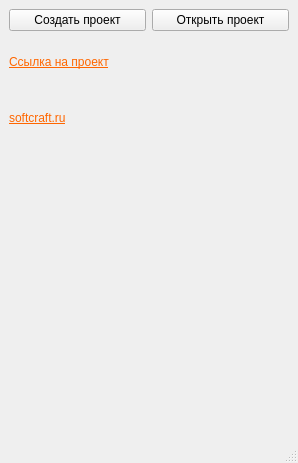
<?xml version="1.0" encoding="UTF-8"?>
<ui version="4.0">
 <class>MainWindow</class>
 <widget class="QMainWindow" name="MainWindow">
  <property name="geometry">
   <rect>
    <x>0</x>
    <y>0</y>
    <width>298</width>
    <height>463</height>
   </rect>
  </property>
  <property name="sizePolicy">
   <sizepolicy hsizetype="Ignored" vsizetype="Ignored">
    <horstretch>0</horstretch>
    <verstretch>0</verstretch>
   </sizepolicy>
  </property>
  <property name="windowTitle">
   <string>MainWindow</string>
  </property>
  <widget class="QWidget" name="centralwidget">
   <layout class="QVBoxLayout" name="verticalLayout_2">
    <item>
     <layout class="QVBoxLayout" name="verticalLayout">
      <item>
       <layout class="QHBoxLayout" name="horizontalLayout_2">
        <item>
         <widget class="QPushButton" name="pushButton">
          <property name="text">
           <string>Создать проект</string>
          </property>
         </widget>
        </item>
        <item>
         <widget class="QPushButton" name="pushButton_2">
          <property name="text">
           <string>Открыть проект</string>
          </property>
         </widget>
        </item>
       </layout>
      </item>
     </layout>
    </item>
    <item>
     <widget class="QLabel" name="label">
      <property name="minimumSize">
       <size>
        <width>0</width>
        <height>50</height>
       </size>
      </property>
      <property name="text">
       <string>&lt;a href=&quot;https://github.com/SamuraiGalahad/PifagorIDE&quot; style=&quot;color:#FF6600;&quot;&gt;Ссылка на проект&lt;/a&gt;</string>
      </property>
      <property name="openExternalLinks">
       <bool>true</bool>
      </property>
     </widget>
    </item>
    <item>
     <widget class="QLabel" name="label_2">
      <property name="minimumSize">
       <size>
        <width>0</width>
        <height>50</height>
       </size>
      </property>
      <property name="text">
       <string>&lt;a href=&quot;http://www.softcraft.ru&quot; style=&quot;color:#FF6600;&quot;&gt;softcraft.ru&lt;/a&gt;</string>
      </property>
      <property name="openExternalLinks">
       <bool>true</bool>
      </property>
     </widget>
    </item>
    <item>
     <spacer name="verticalSpacer">
      <property name="orientation">
       <enum>Qt::Vertical</enum>
      </property>
      <property name="sizeHint" stdset="0">
       <size>
        <width>20</width>
        <height>40</height>
       </size>
      </property>
     </spacer>
    </item>
   </layout>
  </widget>
  <widget class="QMenuBar" name="menubar">
   <property name="geometry">
    <rect>
     <x>0</x>
     <y>0</y>
     <width>298</width>
     <height>37</height>
    </rect>
   </property>
  </widget>
  <widget class="QStatusBar" name="statusbar"/>
 </widget>
 <resources/>
 <connections/>
</ui>
